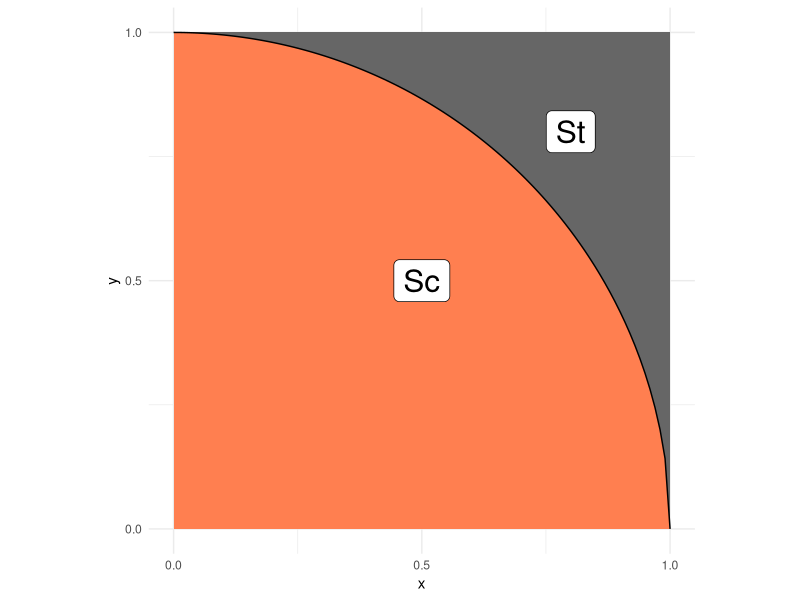
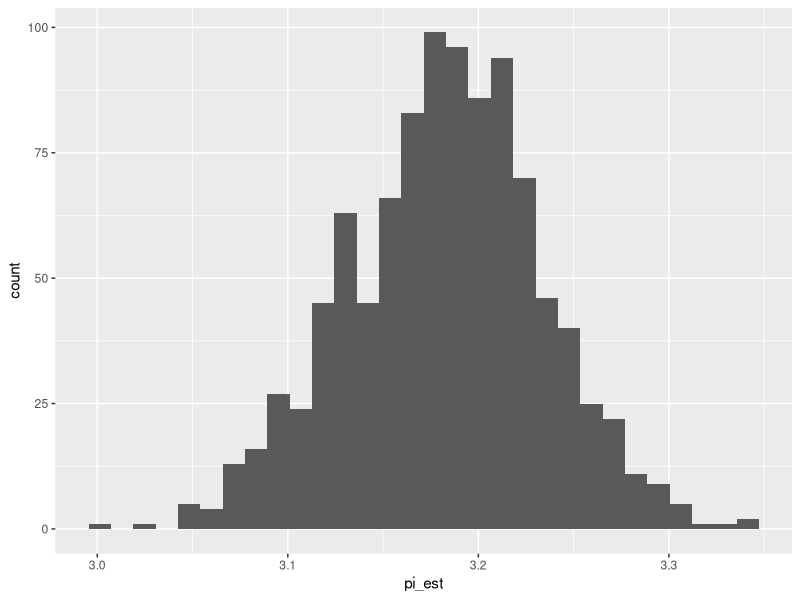

The R script that drew these images, in order:
## ---- chunk 1
library(tidyverse)
library(rsample)
## ---- chunk 2
## NOTE: No need to edit; this visual helps explain the pi estimation scheme
tibble(x = seq(0, 1, length.out = 100)) %>%
  mutate(y = sqrt(1 - x^2)) %>%

  ggplot(aes(x, y)) +
  annotate(
    "rect",
    xmin = 0, ymin = 0, xmax = 1, ymax = 1,
    fill = "grey40",
    size = 1
  ) +
  geom_ribbon(aes(ymin = 0, ymax = y), fill = "coral") +
  geom_line() +
  annotate(
    "label",
    x = 0.5, y = 0.5, label = "Sc",
    size = 8
  ) +
  annotate(
    "label",
    x = 0.8, y = 0.8, label = "St",
    size = 8
  ) +
  scale_x_continuous(breaks = c(0, 1/2, 1)) +
  scale_y_continuous(breaks = c(0, 1/2, 1)) +
  theme_minimal() +
  coord_fixed()
## ---- chunk 3
## TASK: Choose a sample size and generate samples
n <- 1000 # Choose a sample size
df_q1 <- tibble(x = runif(n) , y = runif(n))

## ---- chunk 4
## NOTE: Do not edit this code
# Correct sample size
assertthat::assert_that(
  dim(df_q1) %>% 
    .[[1]] == n,
  msg = "The sample size should be `n`"
)
# Correct column names
assertthat::assert_that(
  setequal(names(df_q1), c("x", "y")),
  msg = "df_q1 must include the columns `x` and `y`"
)
print("Good")
## ---- chunk 5
## TASK: Finish implementing this function
stat <- function(x, y) {
  map2_dbl(x, y, ~as.integer(.x^2 + .y^2 <= 1)) %>% 
    mean() * 4
}
## ---- chunk 6
## TASK: Finish writing these assert statements

# Check the value for points *inside* the circle
assertthat::assert_that(
    tibble(x = .1, y = .1) %>% # Pick a point *inside* the circle
    mutate(stat = stat(x, y)) %>%
    pull(stat) %>%
    .[[1]] == 4,
  # ???, # Write the correct value of stat() here
  msg = "Incorrect value when a point is inside the circle"
)

# Check the value for points *outside* the circle
assertthat::assert_that(
    tibble(x = 1, y = 1) %>% # Pick a point *outside* the circle
    mutate(stat = stat(x, y)) %>% 
    pull(stat) %>% 
    .[[1]] == 0,
  # ???, # Write the correct value of stat() here
  msg = "Incorrect value when a point is outside the circle"
)
print("Your assertions passed, but make sure they're checking the right thing!")
## ---- chunk 7
## TASK: Estimate pi using your data from q1
df_q3 <- df_q1 %>%
  summarise(pi_est = stat(x, y))
df_q3
## ---- chunk 8
## NOTE: Do not edit this code
# Correct sample size
assertthat::assert_that(
  dim(df_q3) %>% 
    .[[1]] == 1,
  msg = "This result should have just one row"
)
# Correct column names
assertthat::assert_that(
  setequal(names(df_q3), c("pi_est")),
  msg = "df_q3 must include the column `pi_est`"
)
print("Good")
## ---- chunk 9
## TASK: Finish the code below
df_q4 <- 
  df_q1 %>% 
  bootstraps(., times = 1000) %>% 
  mutate(
    pi_est = map_dbl(
      splits,
      function(split_df) {
        analysis(split_df) %>% 
          summarise(pi_est = stat(x, y)) %>% 
          pull(pi_est)
      }
    )
  )

## NOTE: Do not edit; use this to visualize your results
df_q4 %>% 
  ggplot(aes(pi_est)) +
  geom_histogram()
## ---- chunk 10
        quantiles <- quantile(df_q4$pi_est, probs = c(0.25, 0.5, 0.75))
        print(quantiles)

## ---- chunk 11
## TASK: Compute a bootstrap confidence interval at the 95% level (alpha = 0.05)

alpha <- 0.05

df_q5 <- 
  df_q4 %>% 
  summarize(
    pi_lo = quantile(pi_est, probs = alpha / 2),  
    pi_up = quantile(pi_est, probs = 1 - alpha / 2)
  )

print(df_q5)
## ---- chunk 12
# df_q1 %>%
  
alpha <- 0.05

# Compute the CLT-based confidence interval for pi
df_q6 <- df_q4 %>%
  summarize(
    pi_lo = mean(pi_est) - qnorm(1 - alpha / 2) * sd(pi_est) / sqrt(n()),  # Lower bound
    pi_up = mean(pi_est) + qnorm(1 - alpha / 2) * sd(pi_est) / sqrt(n())   # Upper bound
  )

# Print the result
df_q6
